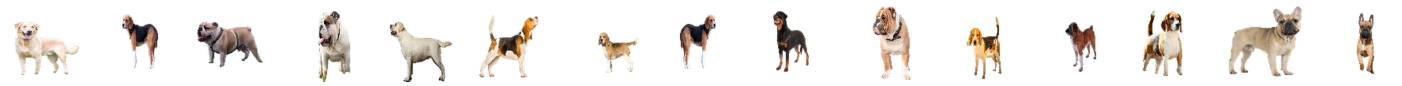
#> input picture Session 15 RCNN/Assignment 15A/Bg_images.png, 2804 x 171 px, given as the content of the folder foreground_only_scaled_png_200/, which was not available (shown at 1/2 size)
$ jupyter execute --allow-errors Assignment15A.ipynb   (shell and % lines are left out)
#> lines starting #> are read from the running program, lines starting #| are printed output that depends on the picture; after the words box and inside, x2 and y2 are one past the last pixel; in counts of white or black regions, pixels touching at a corner belong together; pictures that were not available may be replaced by others from this repository, and a replacement may not be noted
[cell 1]
import cv2
import matplotlib.pyplot as plt
import numpy as np
import os
from PIL import Image, ImageDraw, ImageFilter
import random

[cell 2]
from google.colab import drive
drive.mount('/content/gdrive')

[cell 3]
#### creating fg masks ####
folder_images = "foreground_only_scaled_png_200/"
target_folder = "foreground_only_scaled_png_masks/"
size_images = dict()
for dirpath, _, filenames in os.walk(folder_images):
    for path_image in filenames:
        image = os.path.abspath(os.path.join(dirpath, path_image))
        img = Image.open(image)
#> img is the input picture: PIL image 2804x171 RGBA; mean R, G, B, A 240.5, 236.7, 233.6, 255
        bl_im = Image.new('RGB', (60,60), (0, 0, 0))
#> bl_im: PIL image 60x60 RGB; every value is 0
        bl_im.paste(img)
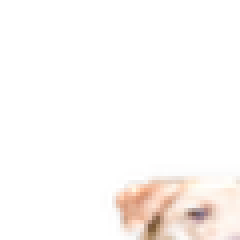
#> bl_im: PIL image 60x60 RGB (shown 4 times larger); mean R, G, B 252.5, 249.3, 247.4
        pixels = bl_im.load() # create the pixel map
        for i in range(bl_im.size[0]): # for every pixel:
            for j in range(bl_im.size[1]):
                if pixels[i,j] != (0,0,0): # if not black:
                    pixels[i,j] = (255, 255, 255) # change to white
        bl_im.save(target_folder + path_image.split('.')[0] + '_mask.jpg')

[cell 4]
# os.listdir(folder_images)

[cell 5]
#### create overlaid images and there masks ####
import random
bg_folder = "bg_scld_opmzd/"
fg_folder = "foreground_only_scaled_png_200/"
output_folder = "output_folder/"
overlaid_mask_folder = "overlaid_mask_folder/"

i = 0
for bg_dirpath, _, bg_filenames in os.walk(bg_folder):
    for fg_dirpath, _, fg_filenames in os.walk(fg_folder):
        for bg_image_name in bg_filenames:
            for fg_image_name in fg_filenames:
                bg_image_path = os.path.abspath(os.path.join(bg_dirpath, bg_image_name))
                fg_image_path = os.path.abspath(os.path.join(fg_dirpath, fg_image_name))
                for j in range(20):
                    b_img = Image.open(bg_image_path)
                    f_img = Image.open(fg_image_path)
                    black_img = Image.new('RGB', (224,224), (0, 0, 0))
#> black_img: PIL image 224x224 RGB; every value is 0
                    x_offset=random.randint(5, 165)
                    y_offset=random.randint(5, 165)
                    black_img.paste(f_img,(x_offset,y_offset),f_img)
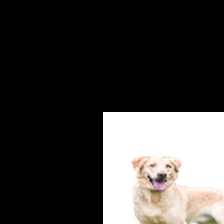
#> black_img: PIL image 224x224 RGB; mean R, G, B 65.5, 63.7, 62.2
                    b_img.paste(f_img,(x_offset,y_offset),f_img)
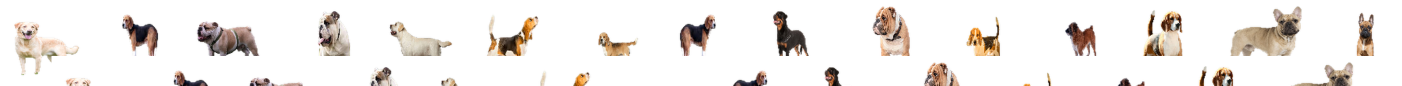
#> b_img: PIL image 2804x171 RGBA (shown at 1/2 size); mean R, G, B, A 240, 236.1, 233.1, 255
                    pixels = black_img.load()
                    for p in range(black_img.size[0]): # for every pixel:
                        for q in range(black_img.size[1]):
                            if pixels[p,q] != (0,0,0): # if not black:
                                pixels[p,q] = (255, 255, 255) # change to white
                    b_img.save(output_folder + bg_image_name.split('.')[0] + '_' + fg_image_name.split('.')[0] + '_' + str(j) +'.jpg')
                    black_img.save(overlaid_mask_folder + bg_image_name.split('.')[0] + '_' + fg_image_name.split('.')[0] + '_' + str(j) +'.jpg')
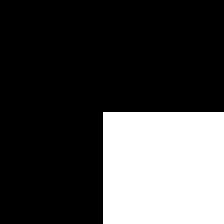
#> saved as Bg_images_Bg_images_0.jpg: PIL image 224x224 RGB; 27% white; 1 white region, box (x1, y1, x2, y2) and area: (103, 112, 224, 224) 13552
                    print(i)
                    i+=1

[cell 6]

from google.colab import files
from pydrive.auth import GoogleAuth
from pydrive.drive import GoogleDrive
from google.colab import auth
from oauth2client.client import GoogleCredentials
import zipfile
import os
import sys

[cell 7]
zipname = 'bg_fg_images'
#> zipname = 'bg_fg_images'

def zipfolder(foldername, target_dir):
    zipobj = zipfile.ZipFile(foldername + '.zip', 'w', zipfile.ZIP_DEFLATED)
    rootlen = len(target_dir) + 1
    for base, dirs, files in os.walk(target_dir):
        for file in files:
            fn = os.path.join(base, file)
            zipobj.write(fn, fn[rootlen:])

zipfolder(zipname, 'output_folder/')
